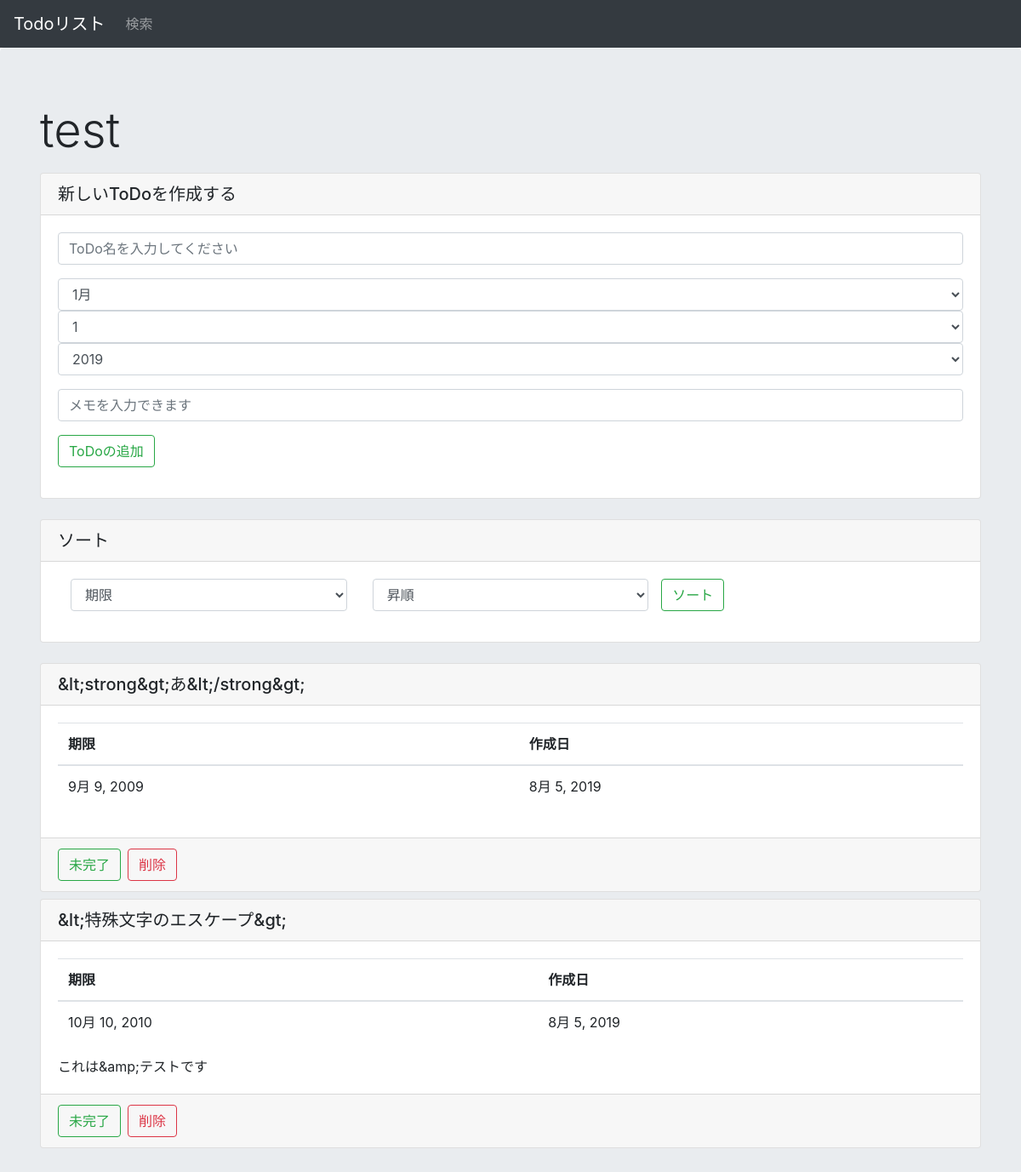
The page /list/22 on the database as committed earlier.
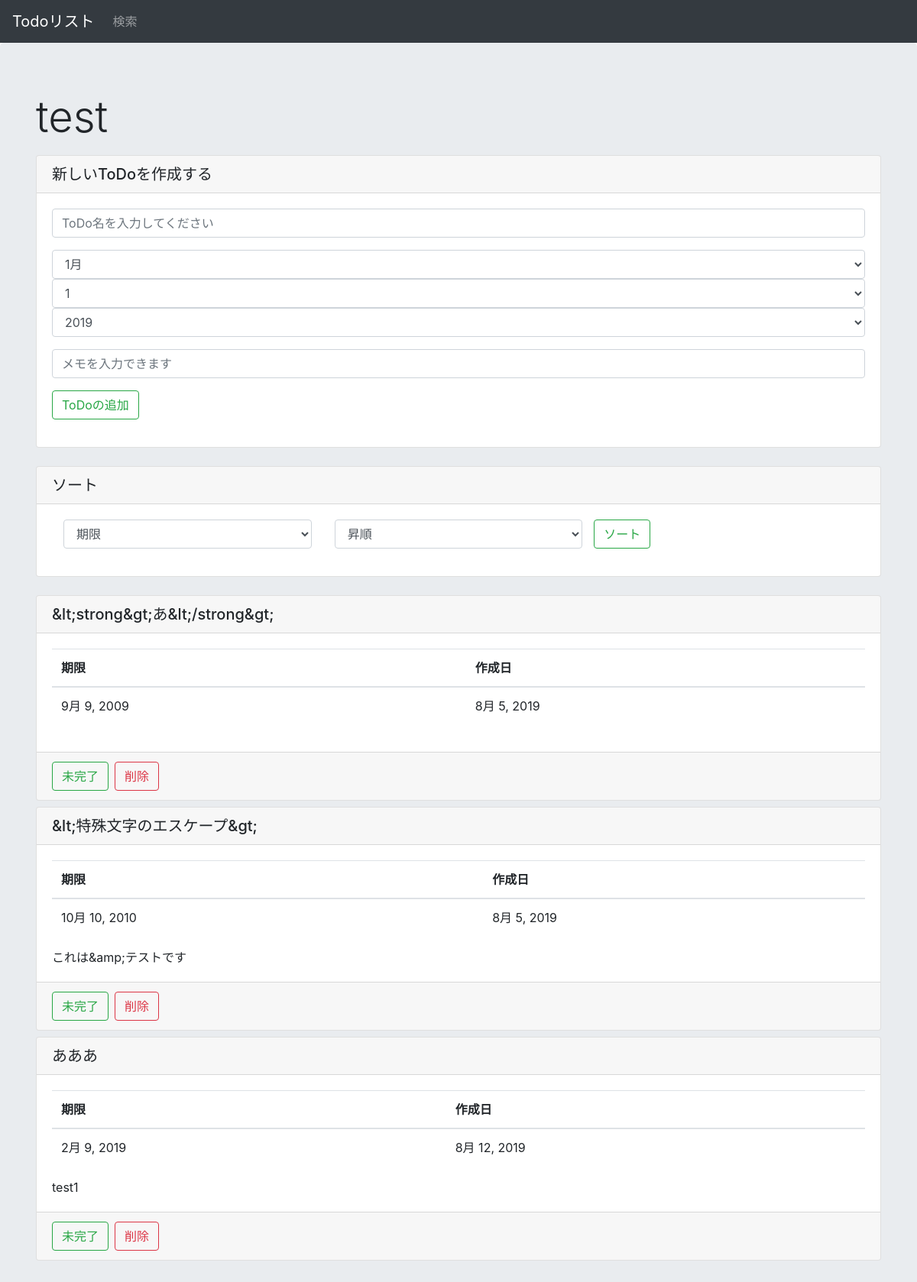
The same page on the database as committed later.
### todo/models.py (models this page shows)
class Task(models.Model):
    title = models.CharField(max_length=200)
    text = models.TextField()
    create_date = models.DateField(default=timezone.now)
    deadline_date = models.DateField(blank=True, null=True)
    completed = models.BooleanField(default=False)
    list = models.ForeignKey(List, on_delete=models.CASCADE)

### todo/views.py (the view, shortened to what this page needs)
# urls.py: path('list/<int:list_id>', views.list, name="list"),
def list(request, list_id):
    listdata = List.objects.get(id=list_id)
    taskdata = Task.objects.filter(list=listdata)
    status = False  #Trueならば「新しいToDoが作成されました」の表示
    for t in taskdata:
        if 'status_' + str(t.id) in request.POST:
            if t.completed:
                t.completed = False
            elif not t.completed:
                t.completed = True
            t.save()
            break
        elif 'delete_' + str(t.id) in request.POST:
            t.delete()
            taskdata = Task.objects.filter(list=listdata)
            break
    form = TaskForm(request.POST or None)
    sort_target = 'deadline_date'
    order_sort_target = 'deadline_date'
    sort = 'ascending'
    taskdata = Task.objects.filter(list=listdata).order_by(order_sort_target)#タスクの追加や削除、変更の反映の為にもう一度代入
    params = {
        'id': list_id,
        'listdata': listdata,
        'taskdata': taskdata,
        'form': form,
        'status': status,
        'sort_target': sort_target,
        'sort': sort,
    }
    return render(request, 'todo/list.html', params)

### todo/forms.py
class TaskForm(forms.Form):
    title = forms.CharField(max_length=100, label='', widget=forms.TextInput(attrs={'class':'form-control','placeholder': 'ToDo名を入力してください'}))
    deadline_date = forms.DateField(label='', widget=forms.SelectDateWidget(attrs={'class':'form-control', 'type':'date'}))
    text = forms.CharField(max_length=1000, required=False, label='', widget=forms.TextInput(attrs={'class':'form-control','placeholder': 'メモを入力できます'}))

### todo/templates/todo/list.html (shortened to what the changed rows need)
{% extends "todo/base.html" %}
{% block content %}
<div class="jumbotron">
    <div class="container">
        {% if not taskdata %}
            <div class="alert alert-danger" role="alert">登録されたToDoはございません</div>
        {% else %}
            {% for i in taskdata %}
            <div class="card mb-2">
                <h5 class="card-header">{{i.title}}</h5>
                <div class="card-body">
                <table class="table">
                    <thead>
                        <tr>
                            <th>期限</th>
                            <th>作成日</th>
                        </tr>
                    </thead>
                    <tbody>
                        <tr>
                            <td>{{i.deadline_date}}</td>
                            <td>{{i.create_date}}</td>
                        </tr>
                </table>
                <p class="card-text">{{i.text}}</p>
                </div>
                <div class="card-footer">
                    <div class="container">
                        <div class="row">
                            <form method="post" class="mr-2">
                                <button class="btn btn-outline-success my-2 my-sm-0" type="submit" name="status_{{i.id}}">
                                    {% if i.completed %}
                                        完了
                                    {% else %}
                                        未完了
                                    {% endif %}
                                </button>
                            </form>
                            <button type="button" class="btn btn-outline-danger my-2 my-sm-0 " data-toggle="modal" data-target="#deleteModal_{{i.id}}">
                            削除
                            </button>
                        </div>
                    </div>
                </div>
            </div>
            {% endfor %}
        {% endif %}
    </div>
</div>
{% endblock %}

Rows that differ between the two databases and show on the page:
added Task: title "あああ", deadline_date "2月 9, 2019", create_date "8月 12, 2019", text "test1", completed "未完了"
